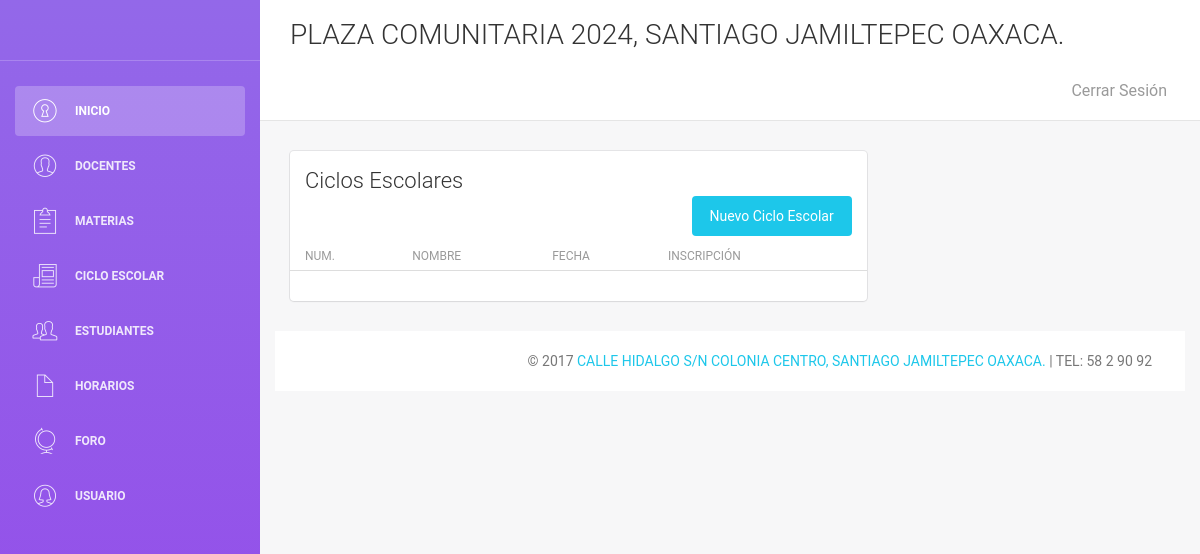
The page /vistas/ciclo_escolar/ver-v.php (signed in) on the database as committed earlier.
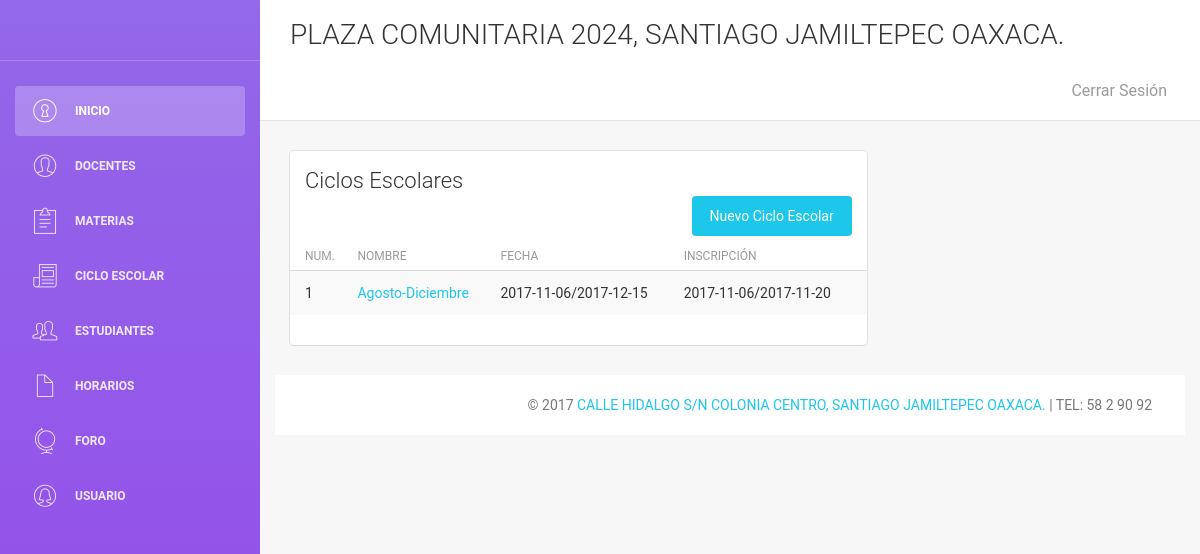
The same page on the database as committed later.
### tables this page shows
CREATE TABLE `ciclo` (
  `id` int(11) NOT NULL,
  `nombre` varchar(30) DEFAULT NULL,
  `fecha_ini` date DEFAULT NULL,
  `fecha_fin` date DEFAULT NULL,
  `fechaIn_ini` date DEFAULT NULL,
  `fechaIn_fin` date DEFAULT NULL
);

### librerias/Simple_sessions.php (called while the page is built, shortened)
<?php
class Simple_sessions{
    private $my_sess;
    public function  __construct($sess_name = 'simple_sessions'){
        $this->my_sess = &$_SESSION;
    }
    public function check_sess($name){
        return isset($this->my_sess[$name]);
    }
}
?>

### vistas/ciclo_escolar/ver-v.php (the view, shortened to what this page needs)
<?php ini_set ('error_reporting', E_ALL & ~E_NOTICE);
include "../../control/conexion.php";
require_once '../../librerias/Simple_sessions.php';
$obj_ses = new Simple_sessions();
if ($obj_ses->check_sess('userid')) {
    require_once '../plantillas/encabezado.php';
    ?>
    <div class="content">
        <div class="container-fluid">
            <div class="row">
                <div class="col-md-8">
                    <div class="card">
                        <div class="header">
                            <h4 class="title">Ciclos Escolares</h4>
                            <a href="nuevo.php"class="btn btn-info btn-fill pull-right">Nuevo Ciclo Escolar</a>
                        </div>
                        <div class="content table-responsive table-full-width">
                            <table class="table table-hover table-striped">
                                <thead>
                                <th>Num.</th>
                                <th>Nombre</th>
                                <th>Fecha</th>
                                <th>Inscripción</th>
                                </thead>
                                <tbody>
                                <?php $i = 0;
                                $consulta = "SELECT * FROM `ciclo` ";
                                $ejecutar = $conexion->query($consulta);
                                while ($datos = $ejecutar->fetch_assoc()) {
                                    echo "<tr>";
                                    echo "<td>". $i += 1 ."</td>";
                                    echo "<td> <a href=''>". $datos['nombre']."</a></td>";
                                    echo "<td>". $datos['fecha_ini']."/". $datos['fecha_fin']."</td>";
                                    echo "<td>". $datos['fechaIn_ini'] ."/".$datos['fechaIn_fin']."</td>";
                                }
                                ?>
                                </tbody>
                            </table>
                        </div>
                    </div>
                </div>
            </div>
        </div>
    <?php require_once '../plantillas/footer.php';
}else{
    header("Location: ../../index.php");
} ?>

Rows that differ between the two databases and show on the page:
added ciclo: nombre "Agosto-Diciembre", fecha_ini "2017-11-06", fecha_fin "2017-12-15", fechaIn_ini "2017-11-06", fechaIn_fin "2017-11-20"
